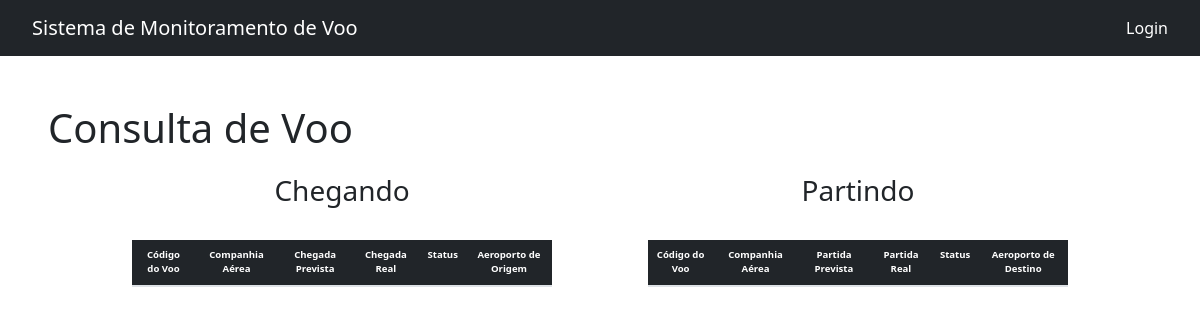
The app's page /, older data.
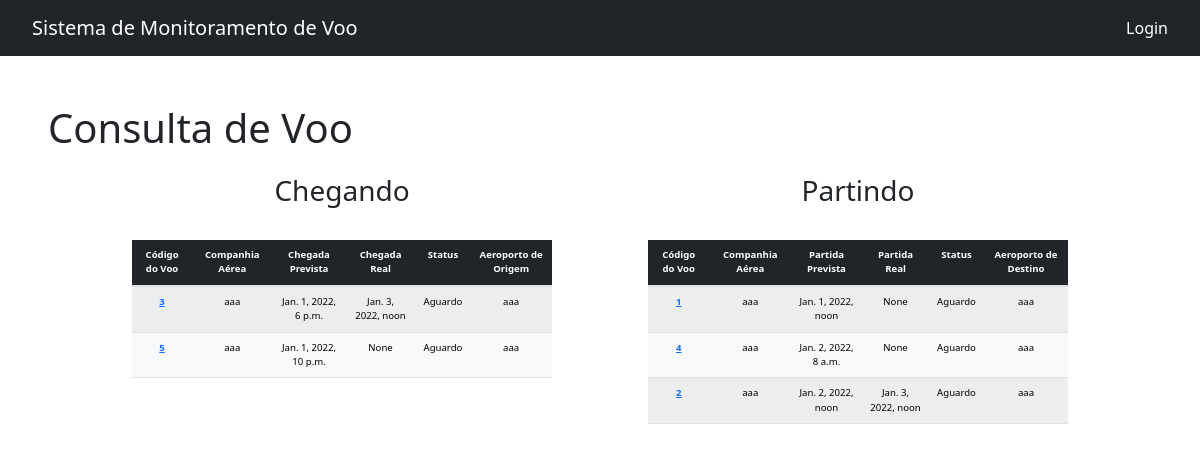
The same page, newer data.
### aeroporto/models.py (models this page shows, shortened)
class Voo(models.Model):
    codigoVoo = models.IntegerField(primary_key=True, null=False, unique=True)
    companhiaAerea = models.CharField(max_length=100, null=False)
    partidaPrevista = models.DateTimeField(null=False)
    partidaReal = models.DateTimeField(null=True)
    chegadaPrevista = models.DateTimeField(null=False)
    chegadaReal = models.DateTimeField(null=True)
    status = models.CharField(max_length=100, null=False, default='Aguardo')
    rota = models.CharField(max_length=100, null=True)
    aeroportoOrigem = models.CharField(max_length=100, null=False)
    aeroportoDestino = models.CharField(max_length=100, null=False)
    condicao = models.CharField(max_length=100, null=False)
    class Meta:
        db_table = 'voos'

### aeroporto/views.py (the view)
# urls.py: path('', views.MonitoramentoAllView.as_view(), name='voos'),
class MonitoramentoAllView(ListView):
    model = Voo
    template_name = 'monitoramento/monitoramento_all.html'
    def get(self, request):
        voo_object = Voo.objects.all()
        partindo = list()
        chegando = list()
        for voo in voo_object:
            if voo.condicao == 'Partindo':
                partindo.append(voo)
            elif voo.condicao == 'Chegando':
                chegando.append(voo)
        partindo.sort(key=lambda x: x.partidaPrevista)
        chegando.sort(key=lambda x: x.chegadaPrevista)
        return render(request, self.template_name, {'chegando': chegando, 'partindo': partindo})

### template/monitoramento/monitoramento_all.html (shortened to what this page needs)
{% load static %}
<!DOCTYPE html>
<html>
<head>
    <link href="https://cdn.jsdelivr.net/npm/bootstrap@5.2.3/dist/css/bootstrap.min.css" rel="stylesheet">
    <link rel="stylesheet" href="{% static 'css/navbar.css' %}">
    <link rel="stylesheet" href="{% static 'css/monitoramento-all.css' %}">
</head>
<body>
    <div class="nav-container">
        <nav class="navbar navbar-expand navbar-dark bg-dark">
            <a class="navbar-brand">Sistema de Monitoramento de Voo</a>
            <div class="collapse navbar-collapse" id="navbarText">
                <span class="navbar-text">
                        <a class="nav-link" href="{% url 'login'%}">Login</a>
                </span>
            </div>
        </nav>
    </div>
    <div class="p-5 table-box">
        <h1>Consulta de Voo</h1>
        <br>
        <div class="table-chegada">
            <h3>Chegando</h3>
            <table class="table table-light table-striped">
                <thead class="table-dark">
                    <tr>
                        <th scope="col">Código do Voo</th>
                        <th scope="col">Companhia Aérea</th>
                        <th scope="col">Chegada Prevista</th>
                        <th scope="col">Chegada Real</th>
                        <th scope="col">Status</th>
                        <th scope="col">Aeroporto de Origem</th>
                    </tr>
                </thead>
                <tbody class="table-group-divider">
                    {% for voo in chegando %}
                    <tr>
                        <th scope="row "><a href="{% url 'ver_voo'  voo.pk %} ">{{ voo.codigoVoo }}</a></th>
                        <td> {{ voo.companhiaAerea }} </td>
                        <td> {{ voo.chegadaPrevista }} </td>
                        <td> {{ voo.chegadaReal }} </td>
                        <td> {{ voo.status }} </td>
                        <td> {{ voo.aeroportoOrigem }} </td>
                    </tr>
                    {% endfor %}
                </tbody>
            </table>
        </div>
        <div class="table-partida">
            <h3>Partindo</h3>
            <table class="table table-light table-striped">
                <thead class="table-dark">
                    <tr>
                        <th scope="col">Código do Voo</th>
                        <th scope="col">Companhia Aérea</th>
                        <th scope="col">Partida Prevista</th>
                        <th scope="col">Partida Real</th>
                        <th scope="col">Status</th>
                        <th scope="col">Aeroporto de Destino</th>
                    </tr>
                </thead>
                <tbody class="table-group-divider">
                    {% for voo in partindo %}
                    <tr>
                        <th scope="row "><a href="{% url 'ver_voo'  voo.pk %} ">{{ voo.codigoVoo }}</a></th>
                        <td> {{ voo.companhiaAerea }} </td>
                        <td> {{ voo.partidaPrevista }} </td>
                        <td> {{ voo.partidaReal }} </td>
                        <td> {{ voo.status }} </td>
                        <td> {{ voo.aeroportoDestino }} </td>
                    </tr>
                    {% endfor %}
                </tbody>
            </table>
        </div>
    </div>
</body>
</html>

Row changes from the older to the newer data that the page shows:
added Voo: codigoVoo "3", companhiaAerea "aaa", chegadaPrevista "Jan. 1, 2022, 6 p.m.", chegadaReal "Jan. 3, 2022, noon", status "Aguardo", aeroportoOrigem "aaa", shown under "Chegando"
added Voo: codigoVoo "5", companhiaAerea "aaa", chegadaPrevista "Jan. 1, 2022, 10 p.m.", chegadaReal "None", status "Aguardo", aeroportoOrigem "aaa", shown under "Chegando"
added Voo: codigoVoo "1", companhiaAerea "aaa", partidaPrevista "Jan. 1, 2022, noon", partidaReal "None", status "Aguardo", aeroportoDestino "aaa", shown under "Partindo"
added Voo: codigoVoo "4", companhiaAerea "aaa", partidaPrevista "Jan. 2, 2022, 8 a.m.", partidaReal "None", status "Aguardo", aeroportoDestino "aaa", shown under "Partindo"
added Voo: codigoVoo "2", companhiaAerea "aaa", partidaPrevista "Jan. 2, 2022, noon", partidaReal "Jan. 3, 2022, noon", status "Aguardo", aeroportoDestino "aaa", shown under "Partindo"
